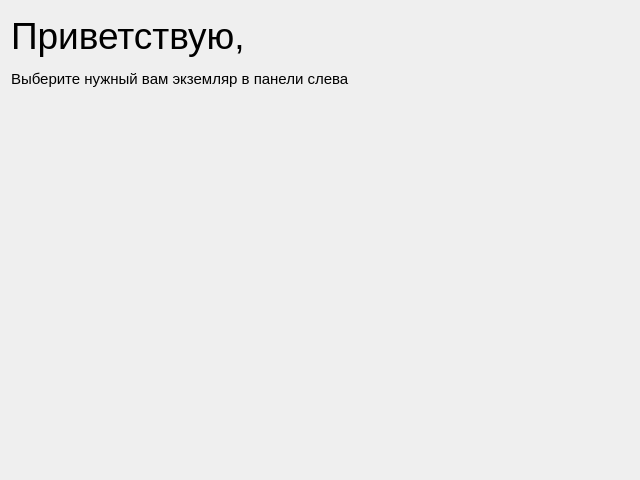
<?xml version="1.0" encoding="UTF-8"?>
<ui version="4.0">
 <class>Form</class>
 <widget class="QWidget" name="Form">
  <property name="geometry">
   <rect>
    <x>0</x>
    <y>0</y>
    <width>640</width>
    <height>480</height>
   </rect>
  </property>
  <property name="windowTitle">
   <string>Form</string>
  </property>
  <layout class="QVBoxLayout" name="verticalLayout" stretch="2,1,15">
   <item>
    <widget class="QLabel" name="label">
     <property name="font">
      <font>
       <pointsize>28</pointsize>
      </font>
     </property>
     <property name="text">
      <string>Приветствую, </string>
     </property>
    </widget>
   </item>
   <item>
    <widget class="QLabel" name="label_2">
     <property name="font">
      <font>
       <pointsize>11</pointsize>
      </font>
     </property>
     <property name="text">
      <string>Выберите нужный вам экземляр в панели слева</string>
     </property>
    </widget>
   </item>
   <item>
    <widget class="QWidget" name="widget" native="true"/>
   </item>
  </layout>
 </widget>
 <resources/>
 <connections/>
</ui>
